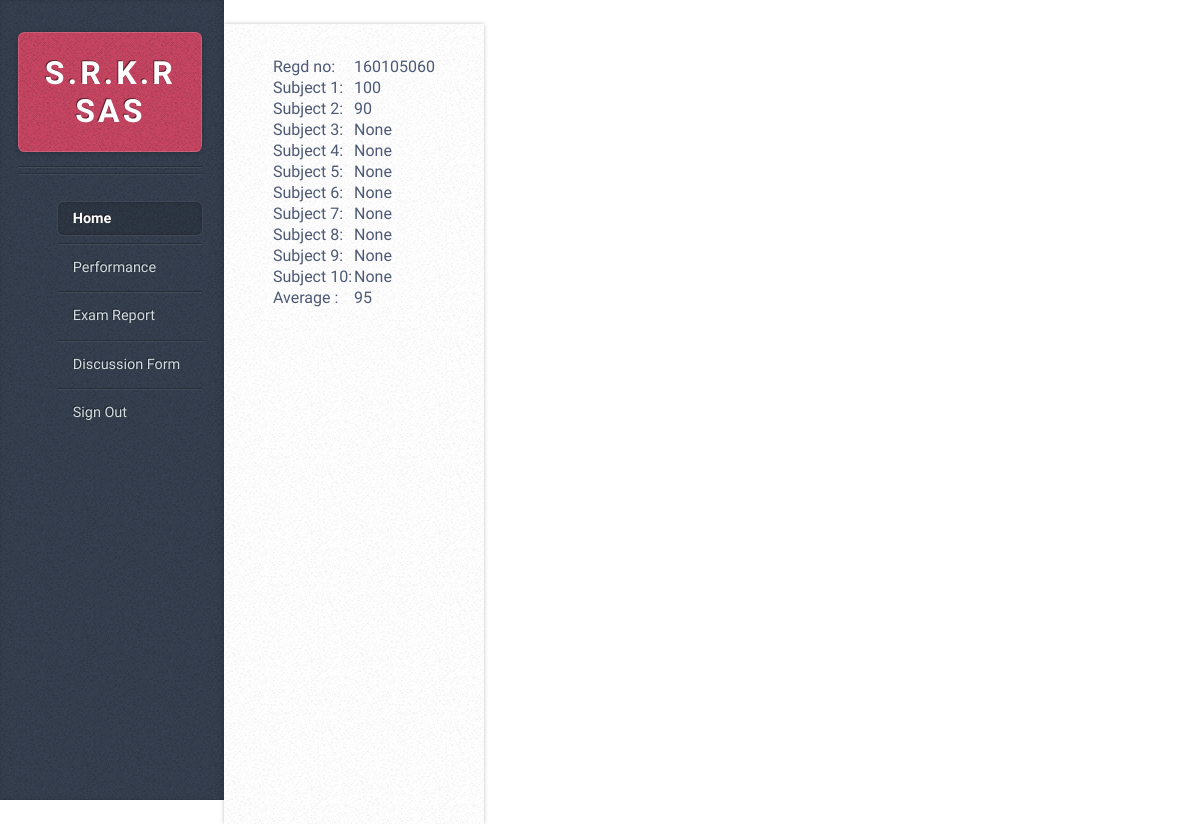
Screenshot of /sco_details/4 (signed in) with the database file from the repository.
### student/models.py (models this page shows, shortened)
class Score(models.Model):
    regno = models.IntegerField()
    exam_type= models.CharField(max_length=25)
    year=models.IntegerField()
    s1 = models.IntegerField()
    s2 = models.IntegerField()
    s3 = models.IntegerField()
    s4 = models.IntegerField()
    s5 = models.IntegerField()
    s6 = models.IntegerField()
    s7 = models.IntegerField()
    s8 = models.IntegerField()
    s9 = models.IntegerField()
    s10 = models.IntegerField()
    avg = models.IntegerField()

### student/views.py (the view)
# urls.py: path('sco_details/<int:regno_id>',views.sco_details,name='sco_details'),
@login_required
def sco_details(request,regno_id):
    det = Score.objects.get(id=regno_id)
    return render(request,'sco_details.html',{'sco_det':det})

### templates/sco_details.html
{% include 'base.html' %}
<table>
    <tr>
        <td>Regd no:</td><td>{{sco_det.regno}}</td>
    </tr>
    <tr>
        <td>Subject 1:</td><td>{{sco_det.s1 }}</td>
    </tr>
    <tr>
        <td>Subject 2:</td><td>{{sco_det.s2 }}</td>
    </tr>
    <tr>
        <td>Subject 3:</td><td>{{sco_det.s3 }}</td>
    </tr>
    <tr>
        <td>Subject 4:</td><td>{{sco_det.s4 }}</td>
    </tr>
    <tr>
        <td>Subject 5:</td><td>{{sco_det.s5 }}</td>
    </tr>
    <tr>
        <td>Subject 6:</td><td>{{sco_det.s6 }}</td>
    </tr>
    <tr>
        <td>Subject 7:</td><td>{{sco_det.s7 }}</td>
    </tr>
    <tr>
        <td>Subject 8:</td><td>{{sco_det.s8 }}</td>
    </tr>
    <tr>
        <td>Subject 9:</td><td>{{sco_det.s9 }}</td>
    </tr>
    <tr>
        <td>Subject 10:</td><td>{{sco_det.s10 }}</td>
    </tr>
    <tr>
        <td>Average :</td><td>{{sco_det.avg }}</td>
    </tr>
</table>
{% include 'footer.html' %}

### templates/static/assets/css/main.css (style rules this page uses)
body { line-height: 1; }
body { -webkit-text-size-adjust: none; }
*, *:before, *:after { -moz-box-sizing: border-box; -webkit-box-sizing: border-box; box-sizing: border-box; }
body { background-color: #e8e8e8; background-image: url("images/bg02.png"); font-family: 'Source Sans Pro', sans-serif; font-weight: 400; color: #565656; }
@media screen and (min-width: 737px) { body { height: 100%; line-height: 1.75em; } }
@media screen and (min-width: 737px) and (max-width: 1200px) { body { min-width: 1000px; font-size: 11pt; } }

### templates/static/assets/css/faq.css (style rules this page uses)
*, *:before, *:after { -webkit-box-sizing: inherit; box-sizing: inherit; }
html { -webkit-box-sizing: border-box; box-sizing: border-box; }
body { margin: 0; padding: 0; font-family: 'Hind', sans-serif; background: #fff; color: #4d5974; display: -webkit-box; display: -webkit-flex; display: -ms-flexbox; display: flex; min-height: 100vh; }

### rows the page displays
Score: regno "160105060", s1 "100", s2 "90", s3 "None", s4 "None", s5 "None", s6 "None", s7 "None", s8 "None", s9 "None", s10 "None", avg "95"
